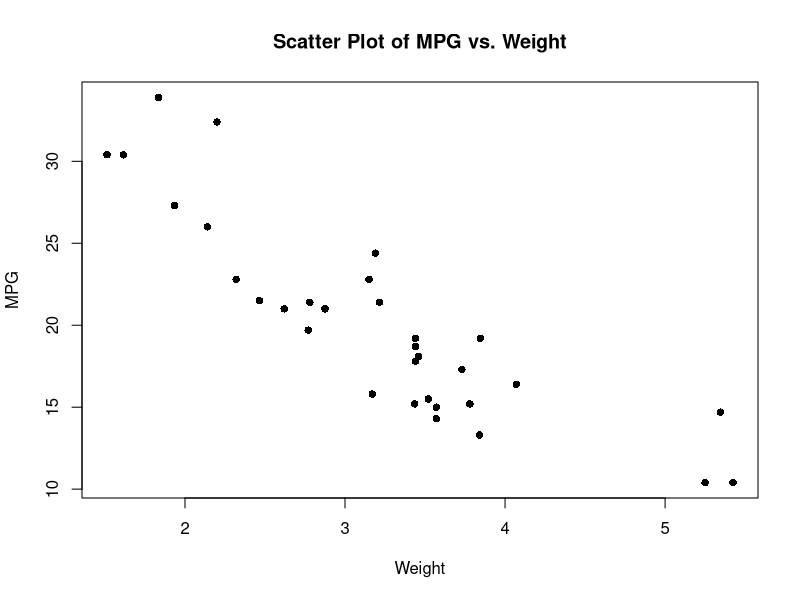
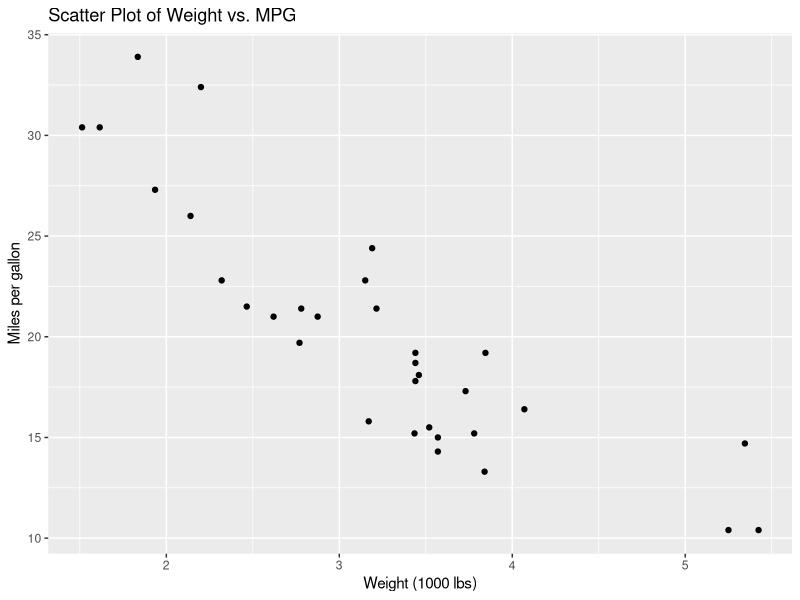
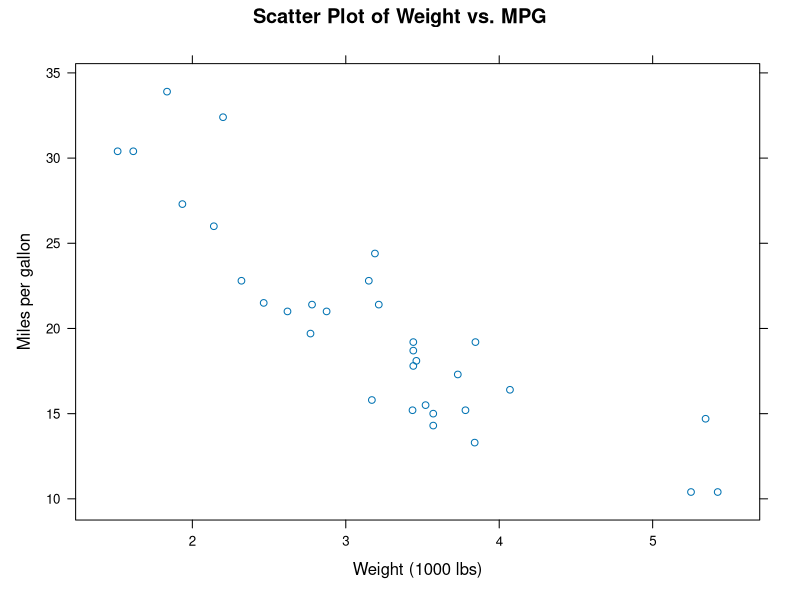
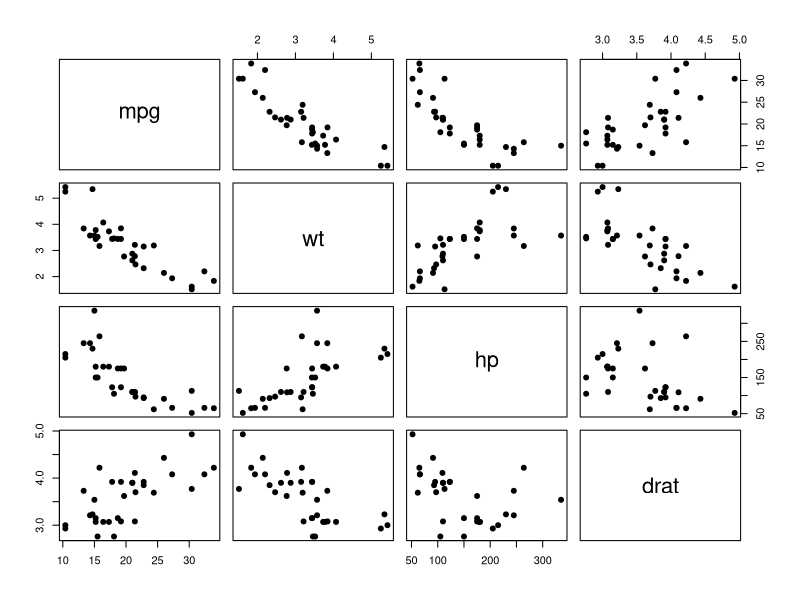
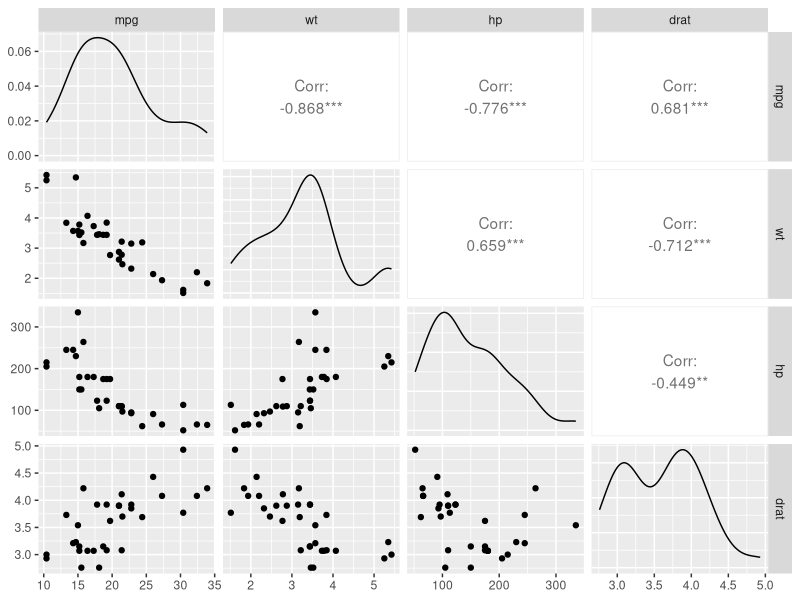
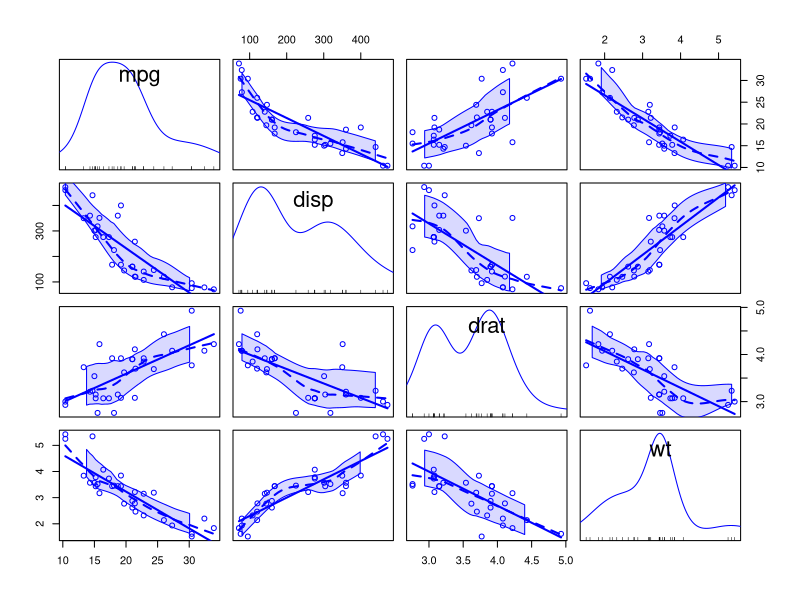
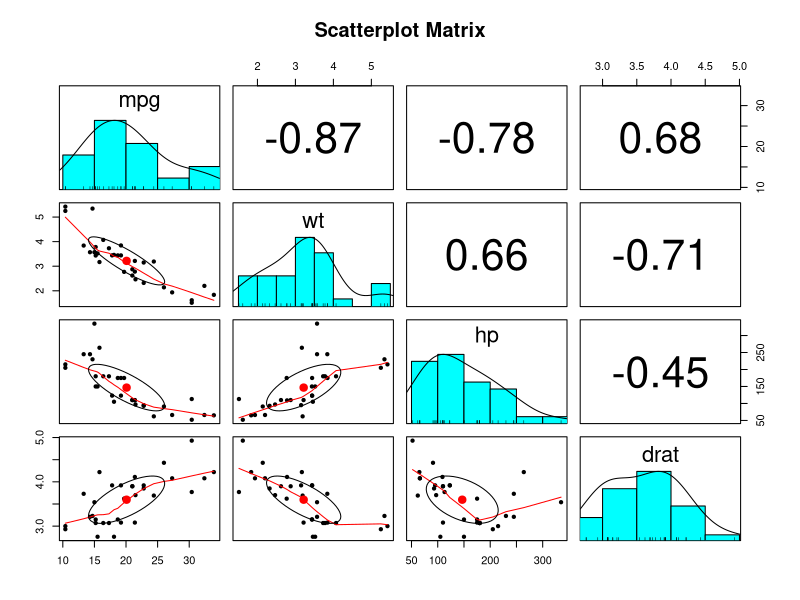
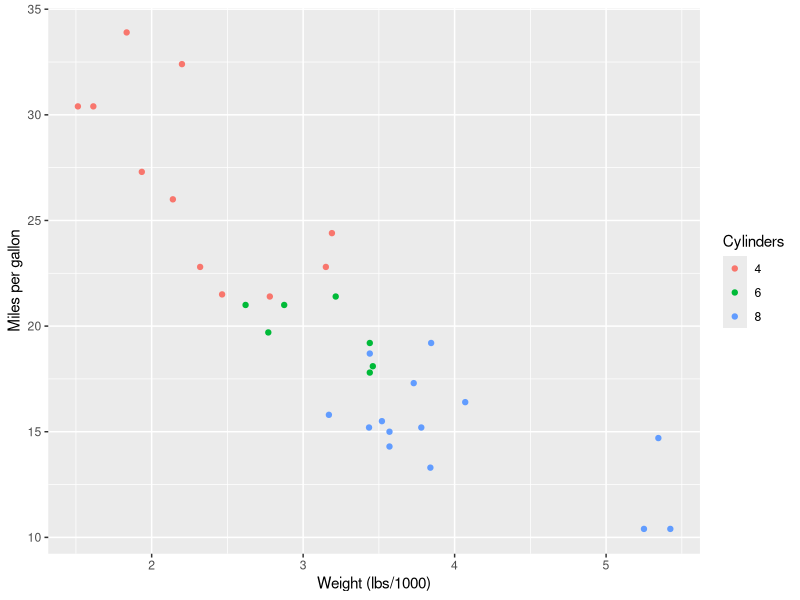

Generate these figures, in order, with R:
## ---- chunk 1
# Load the required libraries, suppressing annoying startup messages
library(tibble) 
suppressPackageStartupMessages(library(dplyr))
# Read the mtcars dataset into a tibble called tb
data(mtcars)
tb <- as_tibble(mtcars)
attach(tb)
# Convert several numeric columns into factor variables
tb$cyl <- as.factor(tb$cyl)
tb$vs <- as.factor(tb$vs)
tb$am <- as.factor(tb$am)
tb$gear <- as.factor(tb$gear)

attach(tb)
## ---- chunk 2
plot(tb$wt, tb$mpg, main = "Scatter Plot of MPG vs. Weight",
     xlab = "Weight", ylab = "MPG", pch = 16)

## ---- chunk 3
# Load the ggplot2 package
library(ggplot2)

# Create the scatter plot
ggplot(tb, aes(x = wt, y = mpg)) + 
  geom_point() + 
  xlab("Weight (1000 lbs)") + 
  ylab("Miles per gallon") + 
  ggtitle("Scatter Plot of Weight vs. MPG")

## ---- chunk 4
# Load the Lattice package
library(lattice)

# Create the scatter plot
xyplot(mpg ~ wt, data = tb, 
       xlab = "Weight (1000 lbs)", 
       ylab = "Miles per gallon", 
       main = "Scatter Plot of Weight vs. MPG")

## ---- chunk 5

# scatter plot matrix for mpg, wt, hp, drat
pairs(tb[,c("mpg","wt","hp","drat")], pch = 19)

## ---- chunk 6
# Load the GGally package
library(GGally)

# Create a scatterplot matrix using ggpairs()
ggpairs(tb[,c("mpg","wt","hp","drat")])

## ---- chunk 7
# Load the car package
library(car)

# Create a scatterplot matrix using scatterplotMatrix()
scatterplotMatrix(~ mpg + disp +drat +wt, 
                  data = tb, col = c("blue", "red")) 

## ---- chunk 8
# Load the psych package
library(psych)

# Create a scatterplot matrix using pairs.panels()
pairs.panels(tb[,c("mpg","wt","hp","drat")], 
             main = "Scatterplot Matrix")

## ---- chunk 9
# Load the ggplot2 package
library(ggplot2)

# Create a scatterplot of mpg vs. wt, colored by cyl
ggplot(tb, aes(x = wt, y = mpg, color = factor(cyl))) +
  geom_point() +
  labs(x = "Weight (lbs/1000)", y = "Miles per gallon") +
  scale_color_discrete(name = "Cylinders")

## ---- chunk 10
# Load the ggplot2 package
library(ggplot2)

# Create a scatterplot matrix using ggplot()
ggplot(tb, aes(x = mpg, y = disp)) +
  geom_point() +
  facet_grid(. ~ cyl)

